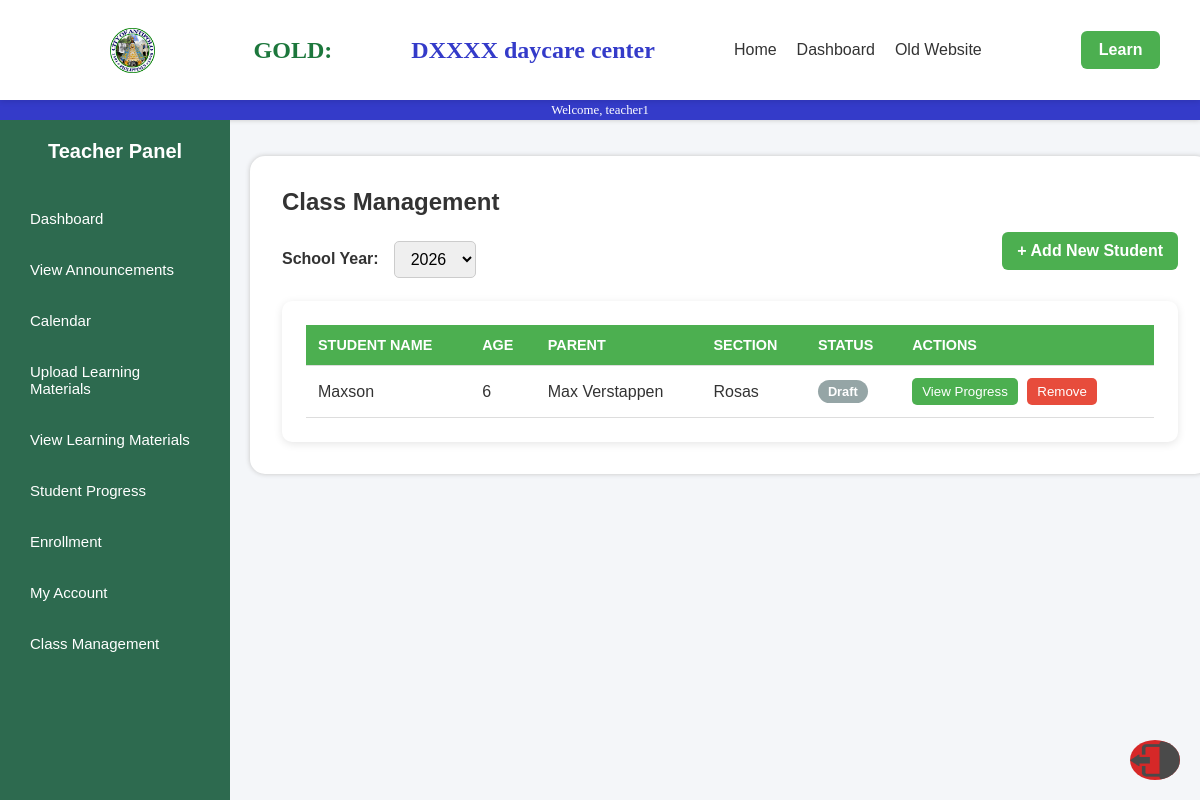
The app's page /class_management.php (signed in) with its own data.
### tables this page shows
CREATE TABLE `children` (
  `id` int(11) NOT NULL,
  `parent_id` int(11) NOT NULL,
  `teacher_id` int(11) DEFAULT NULL,
  `name` varchar(100) NOT NULL,
  `age` int(11) DEFAULT NULL,
  `gender` enum('Male','Female','Other') DEFAULT NULL,
  `lrn` varchar(20) DEFAULT NULL,
  `created_at` timestamp NULL DEFAULT current_timestamp(),
  `section` varchar(50) NOT NULL,
  `school_year` varchar(20) NOT NULL
);

### class_management.php (the view, shortened to what this page needs)
<?php
$servername = "localhost";
$username = "root";
$password = "";
$dbname = "myfirstdatabase";
$conn = new mysqli($servername, $username, $password, $dbname);
$user_query = "SELECT id, role FROM users WHERE username = ?";
$stmt = $conn->prepare($user_query);
$stmt->bind_param("s", $_SESSION['username']);
$stmt->execute();
$user_result = $stmt->get_result();
$user = $user_result->fetch_assoc();
$teacher_id = $user['id'];
$year_query = "SELECT DISTINCT school_year FROM children WHERE teacher_id = ? ORDER BY school_year DESC";
$stmt_year = $conn->prepare($year_query);
$stmt_year->bind_param("i", $teacher_id);
$stmt_year->execute();
$year_result = $stmt_year->get_result();
$school_years = [];
while ($row = $year_result->fetch_assoc()) {
    if (!empty($row['school_year'])) {
        $school_years[] = $row['school_year'];
    }
}
$selected_year = isset($_GET['school_year']) && in_array($_GET['school_year'], $school_years) ? $_GET['school_year'] : (empty($school_years) ? null : $school_years[0]);
$query = "
    SELECT
        c.id, c.name AS child_name, c.age, c.section, c.school_year,
        CONCAT(u.first_name, ' ', u.last_name) AS parent_name,
        -- Use COALESCE to default the status to 'Draft' if no record exists in student_status
        COALESCE(ss_latest.status, 'Draft') AS student_status
    FROM children c
    LEFT JOIN users u ON c.parent_id = u.id AND u.role = 'parent'
    -- Join 1: Find the max (latest) status record ID for each child
    LEFT JOIN (
        SELECT children_id, MAX(id) AS latest_id
        FROM student_status
        GROUP BY children_id
    ) ss_max_id ON c.id = ss_max_id.children_id
    -- Join 2: Retrieve the actual status details using the latest ID found
    LEFT JOIN student_status ss_latest ON ss_max_id.latest_id = ss_latest.id
    WHERE c.teacher_id = ?";
$params = [$teacher_id];
$types = "i";
if ($selected_year) {
    $query .= " AND c.school_year = ?";
    $params[] = $selected_year;
    $types .= "s";
}
$query .= " ORDER BY c.name ASC";
$stmt = $conn->prepare($query);
$stmt->bind_param($types, ...$params);
$stmt->execute();
$result = $stmt->get_result();
$students = [];
while ($row = $result->fetch_assoc()) {
    $students[] = $row;
}
?>
<!DOCTYPE html>
<html lang="en">
<head>
    <link rel="stylesheet" href="css/style1.css">
    <link rel="stylesheet" href="css2/dashboard.css">
</head>
<body>
    <div class="Topbar">
        <img class="Antipolo" src="pictures/ANTIPOLO.png">
        <h1 class="TopbarTitle1">GOLD:</h1>
        <h1 class="TopbarTitle2">DXXXX daycare center</h1>
        <nav class="navbar">
            <ul>
                <li><a href="home1.php">Home</a></li>
                <li><a href="dashboard3.php">Dashboard</a></li>
                <li><a href="extra.php">Old Website</a></li>
            </ul>
        </nav>
        <a href="learning.html" class="cta-btn">Learn</a>
    </div>
    <div class="Topbarline">
        <p class="TopbarLineText">Welcome, <?php echo htmlspecialchars($_SESSION['username']); ?></p>
    </div>
    <?php include('includes/teacher_sidebar.php'); ?>
    <div class="Home_container">
        <h2>Class Management</h2>
        <div class="filter-container">
            <label for="school_year_filter">School Year:</label>
            <select id="school_year_filter" onchange="filterStudents(this.value)">
                <?php if (!empty($school_years)): ?>
                    <?php foreach ($school_years as $year): ?>
                        <option value="<?php echo htmlspecialchars($year); ?>"
                            <?php echo ($year == $selected_year) ? 'selected' : ''; ?>>
                            <?php echo htmlspecialchars($year); ?>
                        </option>
                    <?php endforeach; ?>
                <?php else: ?>
                    <option value="" disabled>No Years Found</option>
                <?php endif; ?>
            </select>
            <a href="enroll_child.php" class="add-btn" style="margin-left: auto;">+ Add New Student</a>
        </div>
        <div class="table-container">
            <?php if (empty($students)): ?>
                <p class="no-data">No students enrolled for the selected school year (<?php echo htmlspecialchars($selected_year); ?>).</p>
            <?php else: ?>
                <table>
                    <thead>
                        <tr>
                            <th>Student Name</th>
                            <th>Age</th>
                            <th>Parent</th>
                            <th>Section</th>
                            <th>Status</th>
                            <th>Actions</th>
                        </tr>
                    </thead>
                    <tbody>
                        <?php foreach ($students as $student): ?>
                            <tr>
                                <td><?php echo htmlspecialchars($student['child_name']); ?></td>
                                <td><?php echo htmlspecialchars($student['age']); ?></td>
                                <td><?php echo htmlspecialchars($student['parent_name'] ?? 'N/A'); ?></td>
                                <td><?php echo htmlspecialchars($student['section'] ?? 'N/A'); ?></td>
                                <td>
                                    <?php
                                        $status_text = htmlspecialchars($student['student_status']);
                                        $status_class = 'status-' . strtolower($status_text);
                                    ?>
                                    <span class="status-pill <?php echo $status_class; ?>">
                                        <?php echo $status_text; ?>
                                    </span>
                                </td>
                                <td class="actions">
                                    <button onclick="window.location.href='teacher_progress.php?child_id=<?php echo $student['id']; ?>'">View Progress</button>
                                    <button class="remove" onclick="confirmRemove(<?php echo $student['id']; ?>)">Remove</button>
                                </td>
                            </tr>
                        <?php endforeach; ?>
                    </tbody>
                </table>
            <?php endif; ?>
        </div>
    </div>
    <img src="pictures/LOicon.png" alt="Logout" class="logout" onclick="confirmLogout()">
</body>
</html>

### css/style1.css (style rules this page uses)
* { margin: 0; padding: 0; box-sizing: border-box; }
body { font-family: 'Poppins', sans-serif; background: #f4f8f5; color: #333; }
.logout { background: #d62828; margin-top: auto; text-align: center; }

### css2/dashboard.css (style rules this page uses)
Body { background-color: #e9e9e9; margin: 0; font-family: Arial, sans-serif; }
.Topbar { display: flex; align-items: center; justify-content: space-around; width: 100%; height: 100px; background-color: #ffffff; padding-left: 50px; position: sticky; top: 0; z-index: 1000; box-shadow: 0px 2px 5px rgba(0,0,0,0.1); }
.Topbarline { height: 20px; width: 100%; background-color: #343bc9; box-shadow: 0px 0px 5px #c4c4c4; display: flex; align-items: center; justify-content: center; }
.TopbarLineText { font-family: Calibri; color: #ffffff; font-size: 80%; }
.TopbarTitle1 { font-size: 150%; font-family: Calibri; color: #1c773c; }
.TopbarTitle2 { font-size: 150%; font-family: Calibri; color: #343bc9; }
.Antipolo { margin: 20px; height: 45px; width: 45px; }
.Home_container { border-radius: 15px; margin: 0 auto; margin-top: 3%; flex: 1; display: flex; flex-direction: column; Width: 80%; height: auto; background-color: #FFFFFF; box-shadow: 0px 0px 5px #c4c4c4; }
.navbar ul { list-style: none; display: flex; gap: 20px; }
.navbar a { text-decoration: none; color: #333; font-weight: 500; transition: color 0.3s ease; }
.cta-btn { background-color: #4caf50; color: #fff; padding: 10px 18px; border-radius: 6px; font-weight: 600; text-decoration: none; transition: background-color 0.3s ease; margin-left: 20px; }
.logout { position: fixed; bottom: 20px; right: 20px; width: 40px; height: 40px; border-radius: 50%; transition: filter 0.3s ease; cursor: pointer; }

### class_management.php (style rules this page uses)
body { background-color: #f4f6f9; font-family: 'Poppins', sans-serif; }
.Home_container { margin-left: 250px; padding: 2rem; }
h2 { margin-bottom: 1rem; }
.table-container { background: white; border-radius: 10px; padding: 1.5rem; box-shadow: 0 2px 8px rgba(0, 0, 0, 0.1); }
table { width: 100%; border-collapse: collapse; text-align: left; }
th, td { padding: 12px; border-bottom: 1px solid #ddd; }
th { background: #4CAF50; color: white; text-transform: uppercase; font-size: 0.9rem; }
.actions button { background: #4CAF50; color: white; border: none; padding: 6px 10px; border-radius: 5px; cursor: pointer; margin-right: 5px; }
.actions button.remove { background: #e74c3c; }
.status-pill { display: inline-block; padding: 4px 10px; border-radius: 20px; font-size: 0.8rem; font-weight: bold; color: white; text-transform: capitalize; }
.status-draft { background-color: #95a5a6; }
.add-btn { width: fit-content; background: #4CAF50; color: white; padding: 10px 15px; border-radius: 6px; text-decoration: none; font-weight: bold; margin-bottom: 1rem; transition: background 0.3s; }
.logout { position: fixed; bottom: 20px; right: 20px; width: 50px; cursor: pointer; }
.filter-container { display: flex; align-items: center; gap: 15px; margin-bottom: 15px; }
.filter-container label { font-weight: bold; color: #333; }
.filter-container select { padding: 8px 12px; border: 1px solid #ccc; border-radius: 5px; font-size: 1rem; cursor: pointer; }

### records on screen
children: name "Maxson", age "6", parent_name "Max Verstappen", section "Rosas", status_text "Draft"

### other values on screen
$_SESSION['username'] "teacher1"
form field value "2026"
